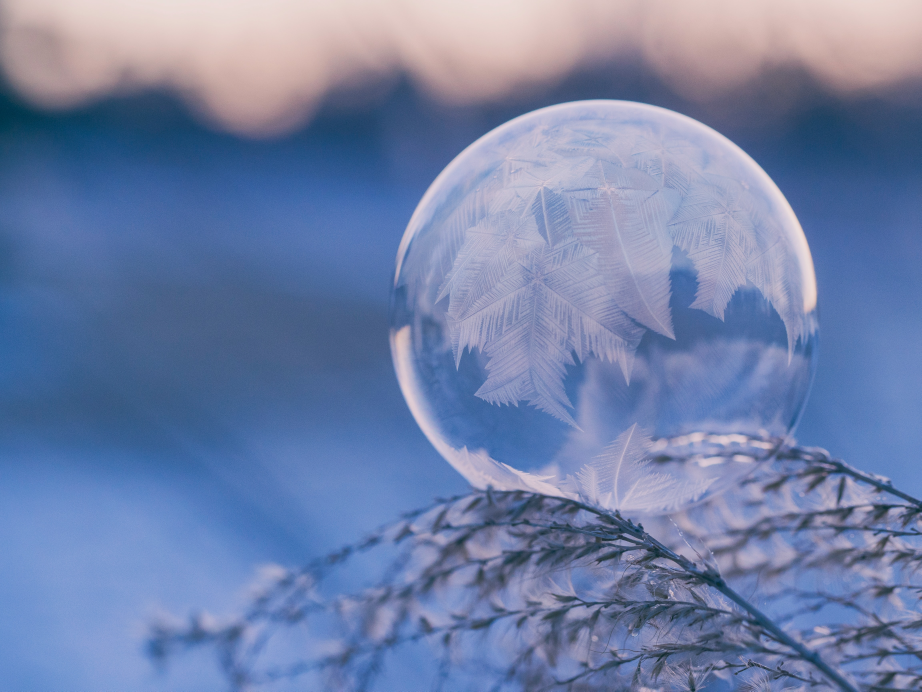
#> input picture image_processing/data/Test_exam/1.jpg, 4608 x 3456 px, found by its file name (shown at 1/5 size)
$ jupyter execute test_exam.ipynb
#> lines starting #> are read from the running program, lines starting #| are printed output that depends on the picture
# Text procession

[cell 1]
import math

docs = [
    "asked date distribution expires frequently gmt keywords may questions upcoming world",
    "die following gave god john loved much offers paraphrase place son us world",
    "asked date distribution expires frequently gmt keywords may questions space world",
    "cambridge consultants distribution lines logic mantis organization supersedes uk world",
    "carolina chapel distribution hill lines north organization supersedes university world",
    "article asphaug asphaug distribution erik lines organization sunconnect world writes",
    "article champion distribution havemann minnesota organization paul paul twins usa world writes",
    "approaching april armenians around family getting government massacres members ready remember turkish world",
    "bought csr friend hey kaw motorcycles new pretty used wonderful world",
    "come creed dead life look resurrection world",
    "available bases beach blades cup following gameboy games ii loaded malibu metroid pitfighter robocop soccer spiderman steel t",
    "article baby canada championships munich scored take today white world writes",
    "add clipper debate distribution expires first lines reading things world",
    "citizens citizens clearly countries cruptology encrypting listing policies private status throughout world",
    "ago announcement bindings days got hello lines motif per posted requests send several update world",
    "article boston hey luddington see series shawn valentine world writes",
    "anonymous around chaining files found ftp graphical interesting looking meshes program studio stuff world",
    "article excerpt jrm might missed news report world writes",
    "bring dealer defect distribution flyback monitors replace world",
    "attempting hello ibm pc purposes simulator students teaching workings world write"
]
doc_set = list(set(doc.split()) for doc in docs)

[cell 2]
def count_PPMI(docs, w0, w1) -> float:
#> called with w0 = 'lines', w1 = 'organization'
    both_count = 0
    w0_count = 0
    w1_count = 0
    for doc in docs:
        if w0 in doc:
            w0_count += 1
        if w1 in doc:
            w1_count += 1
        if w1 in doc and w0 in doc:
            both_count += 1

    return max(0.0, math.log2((len(docs)*both_count) / (w0_count * w1_count)))

Введите значение PPMI
 для термов `lines` и `organization`:

[cell 3]
print("%.3f" % count_PPMI(doc_set, "lines", "organization"))

Введите значение PPMI
 для термов `article` и `world`:

[cell 4]
print("%.3f" % count_PPMI(doc_set, "article", "world"))

Введите значение PPMI
 для термов `world` и `organization`:

[cell 5]
print("%.3f" % count_PPMI(doc_set, "world", "organization"))

# Image procession

[cell 6]
import cv2
import numpy as np
import matplotlib.pyplot as plt
import pywt

1. С помощью библиотеки OpenCV считайте изображение и преобразуйте в палитру RGB:

[cell 7]
image = cv2.imread(r"image_processing\data\Test_exam\1.jpg", cv2.COLOR_BGR2RGB)
#> image is the input picture: shape (3456, 4608, 3); mean B, G, R 168.5, 129, 112.7

2. Сожмите изображение (далее сжатое изображение) до ширины `2304`, соблюдая пропорции исходного изображения. Важно: коэффициент отношения сторон при вычислениях не округляйте. Если высота не окажется целой, округлите значение до целого в меньшую сторону. Используйте `cv2.resize()` с параметром `interpolation = cv2.INTER_AREA`.

[cell 8]
new_w = 2304
koeff = image.shape[1] / image.shape[0]
#> koeff = 1.33
new_image = cv2.resize(image, (new_w, int(new_w / koeff)), interpolation = cv2.INTER_AREA)
print("w / h = %.3f" % koeff)
#| w / h = 1.333
print("new_h =", new_image.shape[0])
#| new_h = 1728

3. Постройте гистограмму сжатого изображения в палитре RGB. Сравните оценку плотностей распределения интенсивностей по каналам R, G и B.

Введите наибольшее значение плотности среди трех каналов (результат введите с точностью до 4 знаков после запятой):

[cell 9]
max_p = 0
colors = ["red", "green", "blue"]
for i in range(image.shape[2]):
    hist = plt.hist(new_image[:, :, i].ravel(), bins=256, color=colors[i], density=True)
    max_p = max(max_p, max(hist[0]))
#> this loop made 3 passes
#> max_p on passes 1 to 3: 0.018, 0.0185, 0.0185
print("max_p: %.4f" % max_p)
#| max_p: 0.0185
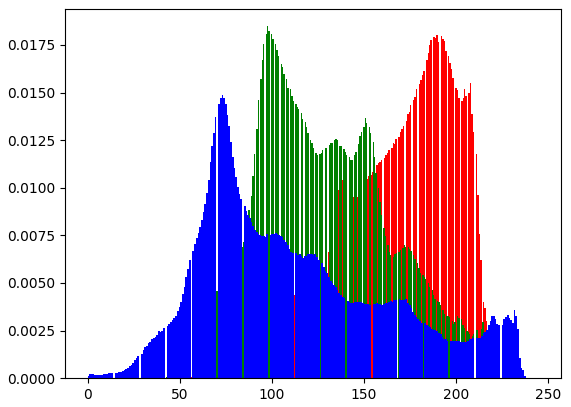
#> figure drawn by matplotlib, 1 panel; tallest bar 0.018 high, from x = 189.5 to 190.3; tallest bar 0.0185 high, from x = 97.58 to 98.3; tallest bar 0.0149 high, from x = 72.82 to 73.75

4. Выполните линейную нормировку и растяжение на диапазон `0−255`
 гистограммы по каналам R, G и B сжатого изображения.

Определите интенсивность каналов R, G, B для пикселя, находящегося на пересечении `891`
 строки и `1146`
 столбца матричного представления изображения.

[cell 10]
norm_image = new_image.copy()
for i in range(image.shape[2]):
    norm_image[:, :, i] = (norm_image[:, :, i] - norm_image[:, :, i].min()) / (norm_image[:, :, i].max() - norm_image[:, :, i].min()) * 255
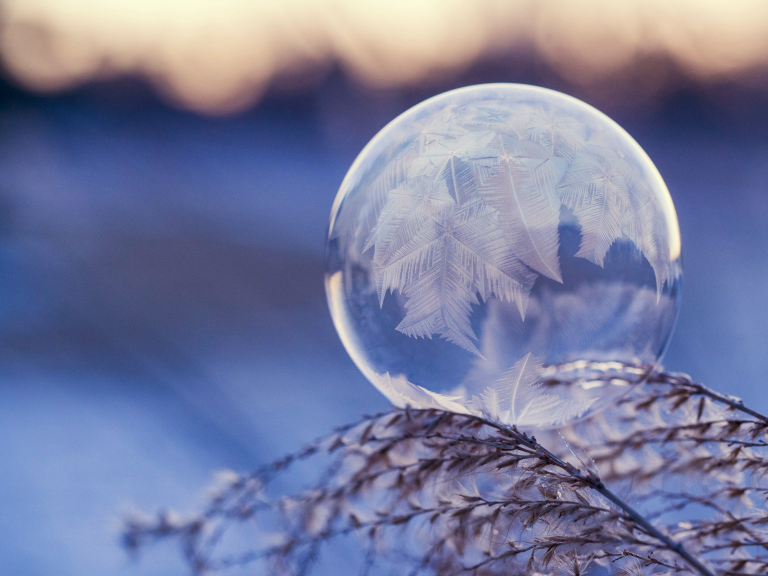
#> norm_image: shape (1728, 2304, 3) (shown at 1/3 size); mean B, G, R 158.6, 124.5, 119.9
b, g, r = norm_image[891][1146]
#> b = 184; g = 157; r = 152
print("r:", r)
#| r: 152
print("g:", g)
#| g: 157
print("b:", b)
#| b: 184

5. Выполните вейвлет-преобразование Хаара для изображения полученного после шага 4.

[cell 11]
cA, _ = pywt.dwt2(cv2.cvtColor(norm_image, cv2.COLOR_BGR2GRAY), 'haar')
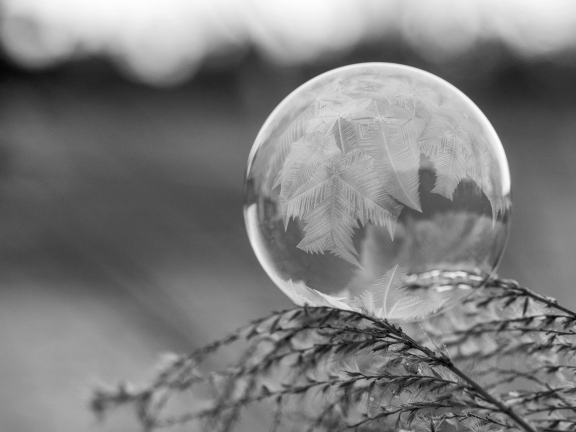
#> cA: shape (864, 1152) float64 (shown at 1/2 size); min 15, max 497, mean 254; drawn with min black and max white

6. Выполните повторное вейвлет-преобразование Хаара для набора `cA` шага 5.

[cell 12]
c = pywt.dwt2(cA, 'haar')
cA1, (cH1, cV1, cD1) = c
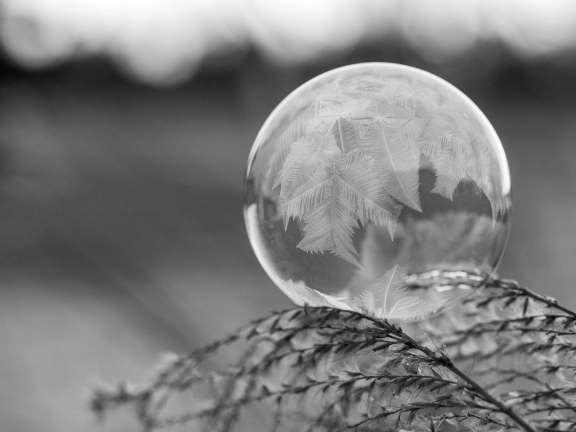
#> cA1: shape (432, 576) float64; min 36, max 991, mean 508; drawn with min black and max white
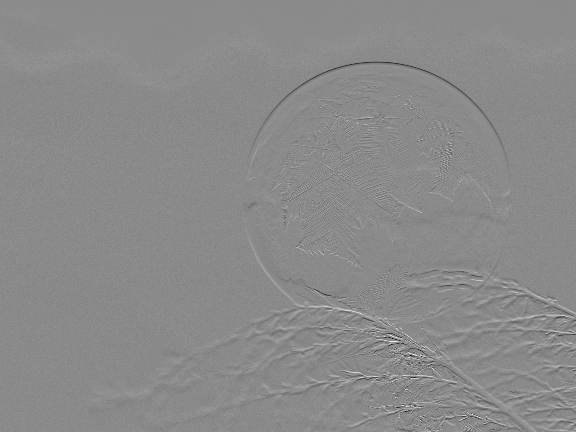
#> cH1: shape (432, 576) float64; min -210.8, max 177.5, mean 0.3; drawn with min black and max white
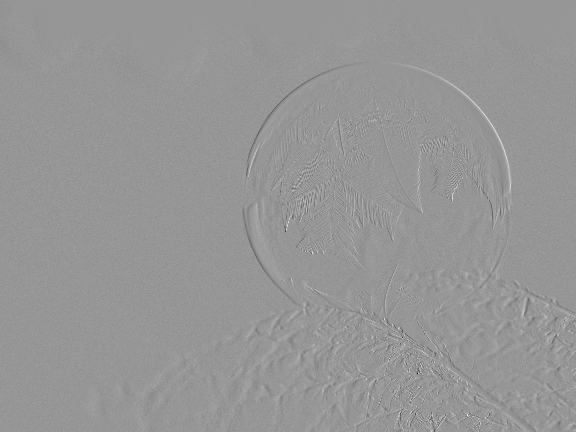
#> cV1: shape (432, 576) float64; min -232, max 160.3, mean 0; drawn with min black and max white
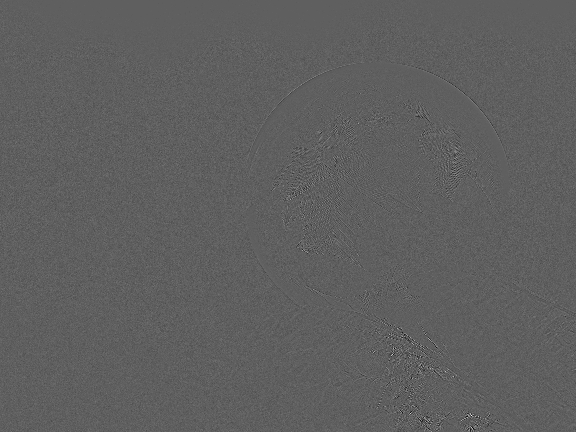
#> cD1: shape (432, 576) float64; min -79, max 132, mean 0; drawn with min black and max white

7. Обнулите коэффициенты меньшие по модулю значения threshold = `90` набора `cA1`.

Введите количество таких коэффициентов:

[cell 13]
threshold = 90
h1 = cA1.shape[0]
#> h1 = 432
zeros = 0
for i in range(h1):
    c[0][i][np.abs(c[0][i])<threshold] = 0.0
    zeros += len(c[0][i][np.abs(c[0][i])<threshold])
#> this loop made 432 passes
#> zeros on passes 1 to 3: 0, 0, 0
#> after the loop, zeros = 286
zeros
#> Out = 286
